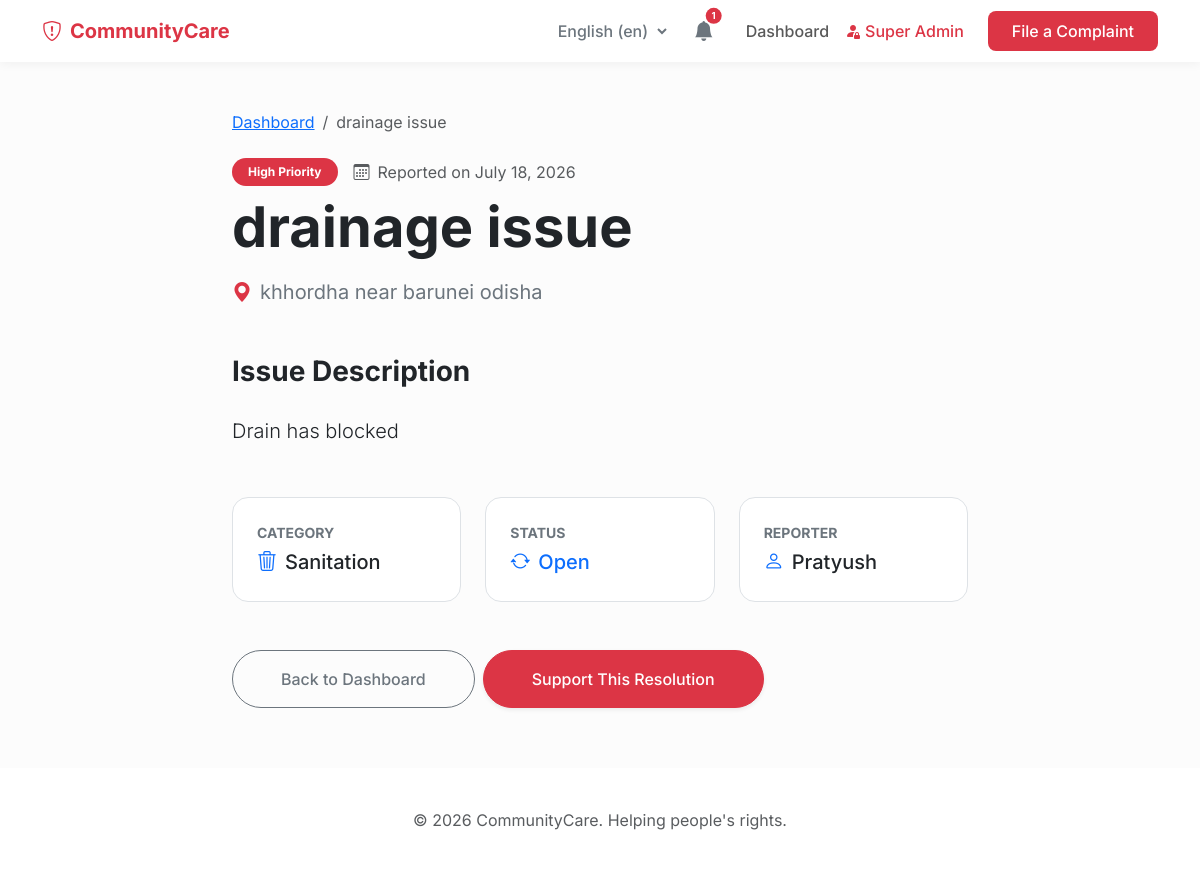
The page /complaint/6/ on the database its author committed.
### development_tracker/models.py (models this page shows, shortened)
class Complaint(models.Model):
    STATUS_CHOICES = [
        ('open', 'Open'),
        ('investigating', 'Investigating'),
        ('in_progress', 'Work Going On'),
        ('resolved', 'Resolved'),
        ('closed', 'Closed'),
    ]
    URGENCY_CHOICES = [
        ('low', 'Low'),
        ('medium', 'Medium'),
        ('high', 'High'),
    ]
    title = models.CharField(max_length=200)
    description = models.TextField()
    category = models.ForeignKey(Category, on_delete=models.CASCADE, related_name='complaints')
    location_address = models.CharField(max_length=255)
    latitude = models.FloatField(null=True, blank=True)
    longitude = models.FloatField(null=True, blank=True)
    status = models.CharField(max_length=20, choices=STATUS_CHOICES, default='open')
    urgency = models.CharField(max_length=10, choices=URGENCY_CHOICES, default='medium')
    image = models.ImageField(upload_to='complaints/', null=True, blank=True)
    reporter_name = models.CharField(max_length=100, blank=True, null=True)
    created_at = models.DateTimeField(auto_now_add=True)
    updated_at = models.DateTimeField(auto_now=True)

class Category(models.Model):
    name = models.CharField(max_length=100)
    icon = models.CharField(max_length=50, help_text="Bootstrap icon class (e.g., bi-exclamation-triangle)")
    class Meta:
        verbose_name_plural = "Categories"

### development_tracker/views.py (the view)
# urls.py: path('complaint/<int:pk>/', views.complaint_detail, name='complaint_detail'),
def complaint_detail(request, pk):
    complaint = get_object_or_404(Complaint, pk=pk)
    return render(request, 'complaint_detail.html', {'complaint': complaint})

### development_tracker/context_processors.py (called while the page is built)
def notifications(request):
    return {
        'recent_notifications': Notification.objects.filter(is_read=False).order_by('-created_at')[:5],
        'unread_notifications_count': Notification.objects.filter(is_read=False).count()
    }

### templates/complaint_detail.html (shortened to what this page needs)
{% extends 'base.html' %}
{% block content %}
<div class="row justify-content-center">
    <div class="col-lg-8">
        <nav aria-label="breadcrumb" class="mb-4">
            <ol class="breadcrumb">
                <li class="breadcrumb-item"><a href="{% url 'home' %}">Dashboard</a></li>
                <li class="breadcrumb-item active" aria-current="page">{{ complaint.title }}</li>
            </ol>
        </nav>
        <header class="mb-5">
            <div class="d-flex align-items-center mb-2">
                <span class="badge {% if complaint.urgency == 'high' %}bg-danger{% elif complaint.urgency == 'medium' %}bg-warning text-dark{% else %}bg-info{% endif %} px-3 py-2 rounded-pill me-3">
                    {{ complaint.get_urgency_display }} Priority
                </span>
                <span class="text-muted"><i class="bi bi-calendar3 me-2"></i>Reported on {{ complaint.created_at|date:"F d, Y" }}</span>
            </div>
            <h1 class="display-4 fw-bold mb-3">{{ complaint.title }}</h1>
            <div class="text-secondary mb-4 fs-5"><i class="bi bi-geo-alt-fill me-2 text-danger"></i>{{ complaint.location_address }}</div>
        </header>
        <section class="mb-5">
            <h3 class="fw-bold mb-4">Issue Description</h3>
            <p class="lead text-dark mb-4" style="line-height: 1.8;">{{ complaint.description }}</p>
        </section>
        <section class="row g-4 mb-5">
            <div class="col-md-6 col-lg-4">
                <div class="bg-white p-4 rounded-4 border">
                    <div class="text-secondary small text-uppercase fw-bold mb-1">Category</div>
                    <div class="fs-5 fw-medium"><i class="bi {{ complaint.category.icon }} me-2 text-primary"></i>{{ complaint.category.name }}</div>
                </div>
            </div>
            <div class="col-md-6 col-lg-4">
                <div class="bg-white p-4 rounded-4 border">
                    <div class="text-secondary small text-uppercase fw-bold mb-1">Status</div>
                    <div class="fs-5 fw-medium text-primary"><i class="bi bi-arrow-repeat me-2"></i>{{ complaint.get_status_display }}</div>
                </div>
            </div>
            <div class="col-md-6 col-lg-4">
                <div class="bg-white p-4 rounded-4 border">
                    <div class="text-secondary small text-uppercase fw-bold mb-1">Reporter</div>
                    <div class="fs-5 fw-medium"><i class="bi bi-person me-2 text-primary"></i>{{ complaint.reporter_name|default:"Anonymous" }}</div>
                </div>
            </div>
        </section>
        <div class="d-grid gap-2 d-md-flex mt-5">
            <a href="{% url 'home' %}" class="btn btn-outline-secondary px-5 py-3 rounded-pill fw-medium">Back to Dashboard</a>
            <button class="btn btn-primary px-5 py-3 rounded-pill fw-medium shadow-sm">Support This Resolution</button>
        </div>
    </div>
</div>
{% endblock %}

### templates/base.html (style rules this page uses)
:root { --primary-color: #dc3545; --secondary-color: #6c757d; --accent-color: #ffc107; --bg-color: #fcfcfc; }
body { font-family: 'Inter', sans-serif; background-color: var(--bg-color); color: #212529; }
.btn-primary { background-color: var(--primary-color); border-color: var(--primary-color); border-radius: 8px; padding: 8px 16px; font-weight: 500; }

### rows shown on the page
Complaint: title "drainage issue", urgency "High", created_at "July 18, 2026", location_address "khhordha near barunei odisha", description "Drain has blocked", category.name "Sanitation", status "Open", reporter_name "Pratyush"

### other values the page prints
{{ unread_notifications_count }} "1"
form field language "English (en)"
